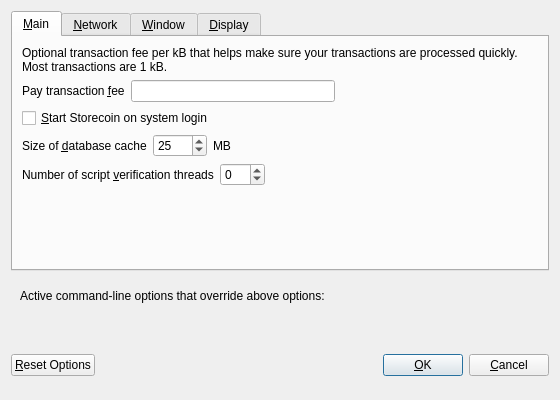
<?xml version="1.0" encoding="UTF-8"?>
<ui version="4.0">
 <class>OptionsDialog</class>
 <widget class="QDialog" name="OptionsDialog">
  <property name="geometry">
   <rect>
    <x>0</x>
    <y>0</y>
    <width>560</width>
    <height>400</height>
   </rect>
  </property>
  <property name="windowTitle">
   <string>Options</string>
  </property>
  <property name="modal">
   <bool>true</bool>
  </property>
  <layout class="QVBoxLayout" name="verticalLayout">
   <item>
    <widget class="QTabWidget" name="tabWidget">
     <property name="currentIndex">
      <number>0</number>
     </property>
     <widget class="QWidget" name="tabMain">
      <attribute name="title">
       <string>&amp;Main</string>
      </attribute>
      <layout class="QVBoxLayout" name="verticalLayout_Main">
       <item>
        <widget class="QLabel" name="transactionFeeInfoLabel">
         <property name="text">
          <string>Optional transaction fee per kB that helps make sure your transactions are processed quickly. Most transactions are 1 kB.</string>
         </property>
         <property name="textFormat">
          <enum>Qt::PlainText</enum>
         </property>
         <property name="wordWrap">
          <bool>true</bool>
         </property>
        </widget>
       </item>
       <item>
        <layout class="QHBoxLayout" name="horizontalLayout_1_Main">
         <item>
          <widget class="QLabel" name="transactionFeeLabel">
           <property name="text">
            <string>Pay transaction &amp;fee</string>
           </property>
           <property name="textFormat">
            <enum>Qt::PlainText</enum>
           </property>
           <property name="buddy">
            <cstring>transactionFee</cstring>
           </property>
          </widget>
         </item>
         <item>
          <widget class="StorecoinAmountField" name="transactionFee"/>
         </item>
         <item>
          <spacer name="horizontalSpacer_1_Main">
           <property name="orientation">
            <enum>Qt::Horizontal</enum>
           </property>
           <property name="sizeHint" stdset="0">
            <size>
             <width>40</width>
             <height>20</height>
            </size>
           </property>
          </spacer>
         </item>
        </layout>
       </item>
       <item>
        <widget class="QCheckBox" name="storecoinAtStartup">
         <property name="toolTip">
          <string>Automatically start Storecoin after logging in to the system.</string>
         </property>
         <property name="text">
          <string>&amp;Start Storecoin on system login</string>
         </property>
        </widget>
       </item>
       <item>
        <layout class="QHBoxLayout" name="horizontalLayout_2_Main">
         <item>
          <widget class="QLabel" name="databaseCacheLabel">
           <property name="text">
            <string>Size of &amp;database cache</string>
           </property>
           <property name="textFormat">
            <enum>Qt::PlainText</enum>
           </property>
           <property name="buddy">
            <cstring>databaseCache</cstring>
           </property>
          </widget>
         </item>
         <item>
          <widget class="QSpinBox" name="databaseCache">
           <property name="toolTip">
            <string>Set database cache size in megabytes (default: 25)</string>
           </property>
           <property name="maximum">
            <number>1024</number>
           </property>
           <property name="value">
            <number>25</number>
           </property>
          </widget>
         </item>
         <item>
          <widget class="QLabel" name="databaseCacheUnitLabel">
           <property name="text">
            <string>MB</string>
           </property>
           <property name="textFormat">
            <enum>Qt::PlainText</enum>
           </property>
          </widget>
         </item>
         <item>
          <spacer name="horizontalSpacer_2_Main">
           <property name="orientation">
            <enum>Qt::Horizontal</enum>
           </property>
           <property name="sizeHint" stdset="0">
            <size>
             <width>40</width>
             <height>20</height>
            </size>
           </property>
          </spacer>
         </item>
        </layout>
       </item>
       <item>
        <layout class="QHBoxLayout" name="horizontalLayout_3_Main">
         <item>
          <widget class="QLabel" name="threadsScriptVerifLabel">
           <property name="text">
            <string>Number of script &amp;verification threads</string>
           </property>
           <property name="textFormat">
            <enum>Qt::PlainText</enum>
           </property>
           <property name="buddy">
            <cstring>threadsScriptVerif</cstring>
           </property>
          </widget>
         </item>
         <item>
          <widget class="QSpinBox" name="threadsScriptVerif">
           <property name="toolTip">
            <string>Set the number of script verification threads (up to 16, 0 = auto, &lt;0 = leave that many cores free, default: 0)</string>
           </property>
           <property name="minimum">
            <number>-16</number>
           </property>
           <property name="maximum">
            <number>16</number>
           </property>
          </widget>
         </item>
         <item>
          <spacer name="horizontalSpacer_3_Main">
           <property name="orientation">
            <enum>Qt::Horizontal</enum>
           </property>
           <property name="sizeHint" stdset="0">
            <size>
             <width>40</width>
             <height>20</height>
            </size>
           </property>
          </spacer>
         </item>
        </layout>
       </item>
       <item>
        <spacer name="verticalSpacer_Main">
         <property name="orientation">
          <enum>Qt::Vertical</enum>
         </property>
         <property name="sizeHint" stdset="0">
          <size>
           <width>20</width>
           <height>40</height>
          </size>
         </property>
        </spacer>
       </item>
      </layout>
     </widget>
     <widget class="QWidget" name="tabNetwork">
      <attribute name="title">
       <string>&amp;Network</string>
      </attribute>
      <layout class="QVBoxLayout" name="verticalLayout_Network">
       <item>
        <widget class="QCheckBox" name="mapPortUpnp">
         <property name="toolTip">
          <string>Automatically open the Storecoin client port on the router. This only works when your router supports UPnP and it is enabled.</string>
         </property>
         <property name="text">
          <string>Map port using &amp;UPnP</string>
         </property>
        </widget>
       </item>
       <item>
        <widget class="QCheckBox" name="connectSocks">
         <property name="toolTip">
          <string>Connect to the Storecoin network through a SOCKS proxy.</string>
         </property>
         <property name="text">
          <string>&amp;Connect through SOCKS proxy (default proxy):</string>
         </property>
        </widget>
       </item>
       <item>
        <layout class="QHBoxLayout" name="horizontalLayout_1_Network">
         <item>
          <widget class="QLabel" name="proxyIpLabel">
           <property name="text">
            <string>Proxy &amp;IP:</string>
           </property>
           <property name="textFormat">
            <enum>Qt::PlainText</enum>
           </property>
           <property name="buddy">
            <cstring>proxyIp</cstring>
           </property>
          </widget>
         </item>
         <item>
          <widget class="QValidatedLineEdit" name="proxyIp">
           <property name="minimumSize">
            <size>
             <width>140</width>
             <height>0</height>
            </size>
           </property>
           <property name="maximumSize">
            <size>
             <width>140</width>
             <height>16777215</height>
            </size>
           </property>
           <property name="toolTip">
            <string>IP address of the proxy (e.g. IPv4: 127.0.0.1 / IPv6: ::1)</string>
           </property>
          </widget>
         </item>
         <item>
          <widget class="QLabel" name="proxyPortLabel">
           <property name="text">
            <string>&amp;Port:</string>
           </property>
           <property name="textFormat">
            <enum>Qt::PlainText</enum>
           </property>
           <property name="buddy">
            <cstring>proxyPort</cstring>
           </property>
          </widget>
         </item>
         <item>
          <widget class="QLineEdit" name="proxyPort">
           <property name="minimumSize">
            <size>
             <width>55</width>
             <height>0</height>
            </size>
           </property>
           <property name="maximumSize">
            <size>
             <width>55</width>
             <height>16777215</height>
            </size>
           </property>
           <property name="toolTip">
            <string>Port of the proxy (e.g. 9050)</string>
           </property>
          </widget>
         </item>
         <item>
          <widget class="QLabel" name="socksVersionLabel">
           <property name="text">
            <string>SOCKS &amp;Version:</string>
           </property>
           <property name="textFormat">
            <enum>Qt::PlainText</enum>
           </property>
           <property name="buddy">
            <cstring>socksVersion</cstring>
           </property>
          </widget>
         </item>
         <item>
          <widget class="QValueComboBox" name="socksVersion">
           <property name="toolTip">
            <string>SOCKS version of the proxy (e.g. 5)</string>
           </property>
          </widget>
         </item>
         <item>
          <spacer name="horizontalSpacer_1_Network">
           <property name="orientation">
            <enum>Qt::Horizontal</enum>
           </property>
           <property name="sizeHint" stdset="0">
            <size>
             <width>40</width>
             <height>20</height>
            </size>
           </property>
          </spacer>
         </item>
        </layout>
       </item>
       <item>
        <spacer name="verticalSpacer_Network">
         <property name="orientation">
          <enum>Qt::Vertical</enum>
         </property>
         <property name="sizeHint" stdset="0">
          <size>
           <width>20</width>
           <height>40</height>
          </size>
         </property>
        </spacer>
       </item>
      </layout>
     </widget>
     <widget class="QWidget" name="tabWindow">
      <attribute name="title">
       <string>&amp;Window</string>
      </attribute>
      <layout class="QVBoxLayout" name="verticalLayout_Window">
       <item>
        <widget class="QCheckBox" name="minimizeToTray">
         <property name="toolTip">
          <string>Show only a tray icon after minimizing the window.</string>
         </property>
         <property name="text">
          <string>&amp;Minimize to the tray instead of the taskbar</string>
         </property>
        </widget>
       </item>
       <item>
        <widget class="QCheckBox" name="minimizeOnClose">
         <property name="toolTip">
          <string>Minimize instead of exit the application when the window is closed. When this option is enabled, the application will be closed only after selecting Quit in the menu.</string>
         </property>
         <property name="text">
          <string>M&amp;inimize on close</string>
         </property>
        </widget>
       </item>
       <item>
        <spacer name="verticalSpacer_Window">
         <property name="orientation">
          <enum>Qt::Vertical</enum>
         </property>
         <property name="sizeHint" stdset="0">
          <size>
           <width>20</width>
           <height>40</height>
          </size>
         </property>
        </spacer>
       </item>
      </layout>
     </widget>
     <widget class="QWidget" name="tabDisplay">
      <attribute name="title">
       <string>&amp;Display</string>
      </attribute>
      <layout class="QVBoxLayout" name="verticalLayout_Display">
       <item>
        <layout class="QHBoxLayout" name="horizontalLayout_1_Display">
         <item>
          <widget class="QLabel" name="langLabel">
           <property name="text">
            <string>User Interface &amp;language:</string>
           </property>
           <property name="textFormat">
            <enum>Qt::PlainText</enum>
           </property>
           <property name="buddy">
            <cstring>lang</cstring>
           </property>
          </widget>
         </item>
         <item>
          <widget class="QValueComboBox" name="lang">
           <property name="toolTip">
            <string>The user interface language can be set here. This setting will take effect after restarting Storecoin.</string>
           </property>
          </widget>
         </item>
        </layout>
       </item>
       <item>
        <layout class="QHBoxLayout" name="horizontalLayout_2_Display">
         <item>
          <widget class="QLabel" name="unitLabel">
           <property name="text">
            <string>&amp;Unit to show amounts in:</string>
           </property>
           <property name="textFormat">
            <enum>Qt::PlainText</enum>
           </property>
           <property name="buddy">
            <cstring>unit</cstring>
           </property>
          </widget>
         </item>
         <item>
          <widget class="QValueComboBox" name="unit">
           <property name="toolTip">
            <string>Choose the default subdivision unit to show in the interface and when sending coins.</string>
           </property>
          </widget>
         </item>
        </layout>
       </item>
       <item>
        <widget class="QCheckBox" name="displayAddresses">
         <property name="toolTip">
          <string>Whether to show Storecoin addresses in the transaction list or not.</string>
         </property>
         <property name="text">
          <string>&amp;Display addresses in transaction list</string>
         </property>
        </widget>
       </item>
       <item>
        <widget class="QCheckBox" name="coinControlFeatures">
         <property name="toolTip">
          <string>Whether to show coin control features or not.</string>
         </property>
         <property name="text">
          <string>Display coin &amp;control features (experts only)</string>
         </property>
        </widget>
       </item>
       <item>
        <spacer name="verticalSpacer_Display">
         <property name="orientation">
          <enum>Qt::Vertical</enum>
         </property>
         <property name="sizeHint" stdset="0">
          <size>
           <width>20</width>
           <height>40</height>
          </size>
         </property>
        </spacer>
       </item>
      </layout>
     </widget>
    </widget>
   </item>
   <item>
    <widget class="QFrame" name="frame">
     <layout class="QVBoxLayout" name="verticalLayout_Bottom">
      <item>
       <layout class="QHBoxLayout" name="horizontalLayout_Bottom">
        <item>
         <widget class="QLabel" name="overriddenByCommandLineInfoLabel">
          <property name="text">
           <string>Active command-line options that override above options: </string>
          </property>
          <property name="textFormat">
           <enum>Qt::PlainText</enum>
          </property>
         </widget>
        </item>
        <item>
         <spacer name="horizontalSpacer_Bottom">
          <property name="orientation">
           <enum>Qt::Horizontal</enum>
          </property>
          <property name="sizeHint" stdset="0">
           <size>
            <width>40</width>
            <height>20</height>
           </size>
          </property>
         </spacer>
        </item>
       </layout>
      </item>
      <item>
       <widget class="QLabel" name="overriddenByCommandLineLabel">
        <property name="text">
         <string/>
        </property>
        <property name="textFormat">
         <enum>Qt::PlainText</enum>
        </property>
        <property name="wordWrap">
         <bool>true</bool>
        </property>
       </widget>
      </item>
     </layout>
    </widget>
   </item>
   <item>
    <layout class="QHBoxLayout" name="horizontalLayout_Buttons">
     <item>
      <widget class="QPushButton" name="resetButton">
       <property name="toolTip">
        <string>Reset all client options to default.</string>
       </property>
       <property name="text">
        <string>&amp;Reset Options</string>
       </property>
       <property name="autoDefault">
        <bool>false</bool>
       </property>
      </widget>
     </item>
     <item>
      <spacer name="horizontalSpacer_1">
       <property name="orientation">
        <enum>Qt::Horizontal</enum>
       </property>
       <property name="sizeHint" stdset="0">
        <size>
         <width>40</width>
         <height>48</height>
        </size>
       </property>
      </spacer>
     </item>
     <item>
      <widget class="QLabel" name="statusLabel">
       <property name="minimumSize">
        <size>
         <width>200</width>
         <height>0</height>
        </size>
       </property>
       <property name="font">
        <font>
         <weight>75</weight>
         <bold>true</bold>
        </font>
       </property>
       <property name="text">
        <string/>
       </property>
       <property name="textFormat">
        <enum>Qt::PlainText</enum>
       </property>
       <property name="wordWrap">
        <bool>true</bool>
       </property>
      </widget>
     </item>
     <item>
      <spacer name="horizontalSpacer_2">
       <property name="orientation">
        <enum>Qt::Horizontal</enum>
       </property>
       <property name="sizeHint" stdset="0">
        <size>
         <width>40</width>
         <height>48</height>
        </size>
       </property>
      </spacer>
     </item>
     <item>
      <widget class="QPushButton" name="okButton">
       <property name="text">
        <string>&amp;OK</string>
       </property>
      </widget>
     </item>
     <item>
      <widget class="QPushButton" name="cancelButton">
       <property name="text">
        <string>&amp;Cancel</string>
       </property>
       <property name="autoDefault">
        <bool>false</bool>
       </property>
      </widget>
     </item>
    </layout>
   </item>
  </layout>
 </widget>
 <customwidgets>
  <customwidget>
   <class>StorecoinAmountField</class>
   <extends>QLineEdit</extends>
   <header>storecoinamountfield.h</header>
   <container>1</container>
  </customwidget>
  <customwidget>
   <class>QValidatedLineEdit</class>
   <extends>QLineEdit</extends>
   <header>qvalidatedlineedit.h</header>
  </customwidget>
  <customwidget>
   <class>QValueComboBox</class>
   <extends>QComboBox</extends>
   <header>qvaluecombobox.h</header>
  </customwidget>
 </customwidgets>
 <resources/>
 <connections/>
</ui>
